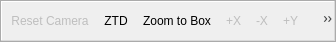
<?xml version="1.0" encoding="UTF-8"?>
<ui version="4.0">
 <class>lqLidarCameraToolbar</class>
 <widget class="QToolBar" name="lqLidarCameraToolbar">
  <property name="geometry">
   <rect>
    <x>0</x>
    <y>0</y>
    <width>336</width>
    <height>42</height>
   </rect>
  </property>
  <property name="windowTitle">
   <string>Camera Controls</string>
  </property>
  <property name="orientation">
   <enum>Qt::Horizontal</enum>
  </property>
  <action name="actionLidarResetCamera">
   <property name="enabled">
    <bool>false</bool>
   </property>
   <property name="icon">
    <iconset resource="../lqResources.qrc">
     <normaloff>:/lqResources/Icons/pqResetCamera.png</normaloff>:/lqResources/Icons/pqResetCamera.png</iconset>
   </property>
   <property name="text">
    <string>&amp;Reset</string>
   </property>
   <property name="iconText">
    <string>Reset Camera</string>
   </property>
   <property name="statusTip">
    <string>Reset Camera</string>
   </property>
  </action>
  <action name="actionLidarPositiveX">
   <property name="enabled">
    <bool>false</bool>
   </property>
   <property name="icon">
    <iconset resource="../lqResources.qrc">
     <normaloff>:/lqResources/Icons/pqXPlus.png</normaloff>:/lqResources/Icons/pqXPlus.png</iconset>
   </property>
   <property name="text">
    <string>+X</string>
   </property>
   <property name="toolTip">
    <string>Set view direction to +X</string>
   </property>
   <property name="statusTip">
    <string>Set view direction to +X</string>
   </property>
   <property name="whatsThis">
    <string>Set view direction to +X</string>
   </property>
  </action>
  <action name="actionLidarNegativeX">
   <property name="enabled">
    <bool>false</bool>
   </property>
   <property name="icon">
    <iconset resource="../lqResources.qrc">
     <normaloff>:/lqResources/Icons/pqXMinus.png</normaloff>:/lqResources/Icons/pqXMinus.png</iconset>
   </property>
   <property name="text">
    <string>-X</string>
   </property>
   <property name="toolTip">
    <string>Set view direction to -X</string>
   </property>
   <property name="statusTip">
    <string>Set view direction to -X</string>
   </property>
   <property name="whatsThis">
    <string>Set view direction to -X</string>
   </property>
  </action>
  <action name="actionLidarPositiveY">
   <property name="enabled">
    <bool>false</bool>
   </property>
   <property name="icon">
    <iconset resource="../lqResources.qrc">
     <normaloff>:/lqResources/Icons/pqYPlus.png</normaloff>:/lqResources/Icons/pqYPlus.png</iconset>
   </property>
   <property name="text">
    <string>+Y</string>
   </property>
   <property name="toolTip">
    <string>Set view direction to +Y</string>
   </property>
   <property name="statusTip">
    <string>Set view direction to +Y</string>
   </property>
   <property name="whatsThis">
    <string>Set view direction to +Y</string>
   </property>
  </action>
  <action name="actionLidarNegativeY">
   <property name="enabled">
    <bool>false</bool>
   </property>
   <property name="icon">
    <iconset resource="../lqResources.qrc">
     <normaloff>:/lqResources/Icons/pqYMinus.png</normaloff>:/lqResources/Icons/pqYMinus.png</iconset>
   </property>
   <property name="text">
    <string>-Y</string>
   </property>
   <property name="toolTip">
    <string>Set view direction to -Y</string>
   </property>
   <property name="statusTip">
    <string>Set view direction to -Y</string>
   </property>
   <property name="whatsThis">
    <string>Set view direction to -Y</string>
   </property>
  </action>
  <action name="actionLidarPositiveZ">
   <property name="enabled">
    <bool>false</bool>
   </property>
   <property name="icon">
    <iconset resource="../lqResources.qrc">
     <normaloff>:/lqResources/Icons/pqZPlus.png</normaloff>:/lqResources/Icons/pqZPlus.png</iconset>
   </property>
   <property name="text">
    <string>+Z</string>
   </property>
   <property name="toolTip">
    <string>Set view direction to +Z</string>
   </property>
   <property name="statusTip">
    <string>Set view direction to +Z</string>
   </property>
   <property name="whatsThis">
    <string>Set view direction to +Z</string>
   </property>
  </action>
  <action name="actionLidarNegativeZ">
   <property name="enabled">
    <bool>false</bool>
   </property>
   <property name="icon">
    <iconset resource="../lqResources.qrc">
     <normaloff>:/lqResources/Icons/pqZMinus.png</normaloff>:/lqResources/Icons/pqZMinus.png</iconset>
   </property>
   <property name="text">
    <string>-Z</string>
   </property>
   <property name="toolTip">
    <string>Set view direction to -Z</string>
   </property>
   <property name="statusTip">
    <string>Set view direction to -Z</string>
   </property>
   <property name="whatsThis">
    <string>Set view direction to -Z</string>
   </property>
  </action>
  <action name="actionLidarRotate90degCW">
   <property name="enabled">
    <bool>false</bool>
   </property>
   <property name="icon">
    <iconset resource="../lqResources.qrc">
     <normaloff>:/lqResources/Icons/pqRotateCameraCW.png</normaloff>:/lqResources/Icons/pqRotateCameraCW.png</iconset>
   </property>
   <property name="text">
    <string></string>
   </property>
   <property name="toolTip">
    <string>Rotate 90° clockwise</string>
   </property>
   <property name="statusTip">
    <string>Rotate 90° clockwise</string>
   </property>
   <property name="whatsThis">
    <string>Rotate 90° clockwise</string>
   </property>
  </action>
  <action name="actionLidarRotate90degCCW">
   <property name="enabled">
    <bool>false</bool>
   </property>
   <property name="icon">
    <iconset resource="../lqResources.qrc">
     <normaloff>:/lqResources/Icons/pqRotateCameraCCW.png</normaloff>:/lqResources/Icons/pqRotateCameraCCW.png</iconset>
   </property>
   <property name="text">
    <string></string>
   </property>
   <property name="toolTip">
    <string>Rotate 90° counterclockwise</string>
   </property>
   <property name="statusTip">
    <string>Rotate 90° counterclockwise</string>
   </property>
   <property name="whatsThis">
    <string>Rotate 90° counterclockwise</string>
   </property>
  </action>
  <action name="actionLidarZoomToBox">
   <property name="checkable">
    <bool>true</bool>
   </property>
   <property name="icon">
    <iconset resource="../lqResources.qrc">
     <normaloff>:/lqResources/Icons/pqZoomToSelection.png</normaloff>:/lqResources/Icons/pqZoomToSelection.png</iconset>
   </property>
   <property name="text">
    <string>Zoom to Box</string>
   </property>
   <property name="statusTip">
    <string>Zoom to Box</string>
   </property>
  </action>
  <action name="actionLidarZoomToData">
   <property name="text">
    <string>ZTD</string>
   </property>
   <property name="toolTip">
    <string>Zoom To Data</string>
   </property>
   <property name="icon">
    <iconset resource="../lqResources.qrc">
     <normaloff>:/lqResources/Icons/pqZoomToData.png</normaloff>:/lqResources/Icons/pqZoomToData.png</iconset>
   </property>
  </action>
  <addaction name="actionLidarResetCamera"/>
  <addaction name="actionLidarZoomToData"/>
  <addaction name="actionLidarZoomToBox"/>
  <addaction name="actionLidarPositiveX"/>
  <addaction name="actionLidarNegativeX"/>
  <addaction name="actionLidarPositiveY"/>
  <addaction name="actionLidarNegativeY"/>
  <addaction name="actionLidarPositiveZ"/>
  <addaction name="actionLidarNegativeZ"/>
  <addaction name="actionLidarRotate90degCW"/>
  <addaction name="actionLidarRotate90degCCW"/>
 </widget>
 <resources>
  <include location="../lqResources.qrc"/>
 </resources>
 <connections/>
</ui>
